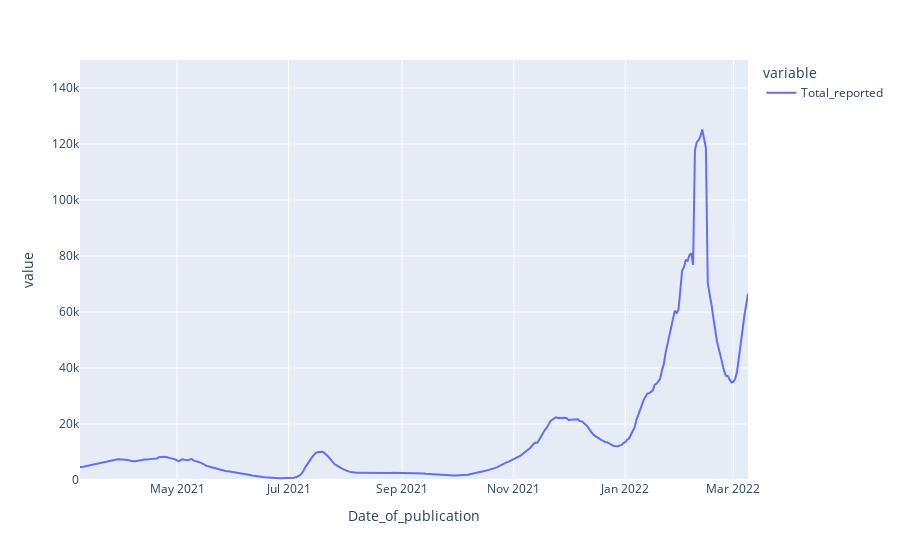

The notebook cell this image was saved under:
### Code cell
fig = px.line(rolling_mean, range_x=[yesteryear,today], range_y=[0,150000])
fig.show()

### Figure 1 — Plotly figure (JSON) as saved in the notebook; plotly's stock layout.template omitted (floating-point values rounded to 4 significant figures; data arrays with more than 128 entries replaced by an {"elided": "..."} marker saying what was removed)
{"data": [{"hovertemplate": "variable=Total_reported<br>Date_of_publication=%{x}<br>value=%{y}<extra></extra>", "legendgroup": "Total_reported", "line": {"color": "#636efa", "dash": "solid"}, "marker": {"symbol": "circle"}, "mode": "lines", "name": "Total_reported", "orientation": "v", "showlegend": true, "type": "scatter", "x": {"elided": "741 str values"}, "xaxis": "x", "y": {"elided": "741 float values"}, "yaxis": "y"}], "layout": {"legend": {"title": {"text": "variable"}, "tracegroupgap": 0}, "margin": {"t": 60}, "xaxis": {"anchor": "y", "domain": [0, 1], "range": ["2021-03-09", "2022-03-09"], "title": {"text": "Date_of_publication"}}, "yaxis": {"anchor": "x", "domain": [0, 1], "range": [0, 150000], "title": {"text": "value"}}}}
